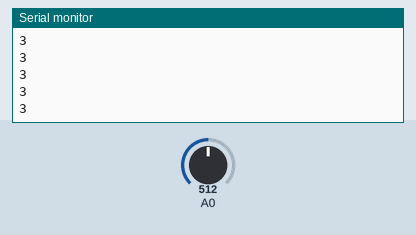
This sketch was run on a simulated Arduino Uno, built with avr-gcc and run on an emulated ATmega328P. Parts: the last lines printed to the serial monitor. The inputs (shaded band) are chosen by the test bench; at power-on: A0 = 512. Random numbers use the default seed unless the sketch sets one.

Above: at 1.2 s.
1.3 s: A0 set to 306
At 2.6 s:
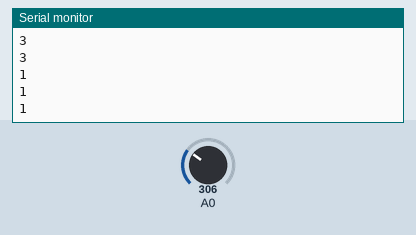
2.8 s: A0 set to 511
At 3.8 s:
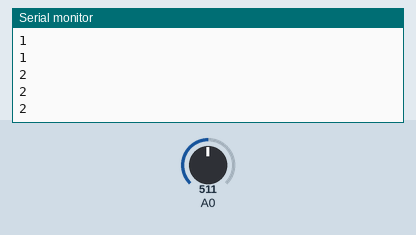
Timing chart, 0 to 5.8 s (numbered marks = the images above; inputs shaded):
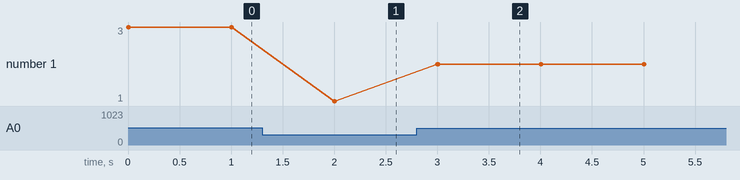

The sketch:

16.ino
```cpp
void setup() {
  Serial.begin(9600);
}

void loop() {
  randomSeed(analogRead(A0));
  unsigned long contador = millis();
  byte numero;

  if (contador % 1000 == 0) {
    numero = (byte) random(1,7);
    Serial.println(numero);

    switch(numero) {
     case 1:
       digitalWrite(2, LOW);
       digitalWrite(3, LOW);
       digitalWrite(4, HIGH);
       digitalWrite(5, LOW);
       digitalWrite(6, HIGH);
       digitalWrite(7, LOW);
       digitalWrite(8, LOW);
       digitalWrite(9, LOW);
     break;
     case 2:
       digitalWrite(2, HIGH);
       digitalWrite(3, HIGH);
       digitalWrite(4, LOW);
       digitalWrite(5, LOW);
       digitalWrite(6, HIGH);
       digitalWrite(7, HIGH);
       digitalWrite(8, LOW);
       digitalWrite(9, HIGH);
    break;
    case 3:
       digitalWrite(2, LOW);
       digitalWrite(3, HIGH);
       digitalWrite(4, HIGH);
       digitalWrite(5, LOW);
       digitalWrite(6, HIGH);
       digitalWrite(7, HIGH);
       digitalWrite(8, LOW);
       digitalWrite(9, HIGH);
     break;
     case 4:
       digitalWrite(2, LOW);
       digitalWrite(3, LOW);
       digitalWrite(4, HIGH);
       digitalWrite(5, LOW);
       digitalWrite(6, HIGH);
       digitalWrite(7, LOW);
       digitalWrite(8, HIGH);
       digitalWrite(9, HIGH);
     break;
     case 5:
       digitalWrite(2, LOW);
       digitalWrite(3, HIGH);
       digitalWrite(4, HIGH);
       digitalWrite(5, LOW);
       digitalWrite(6, LOW);
       digitalWrite(7, HIGH);
        digitalWrite(8, HIGH);
       digitalWrite(9, HIGH);
      break;
      case 6:
        digitalWrite(2, HIGH);
        digitalWrite(3, HIGH);
        digitalWrite(4, HIGH);
        digitalWrite(5, LOW);
        digitalWrite(6, LOW);
        digitalWrite(7, HIGH);
       digitalWrite(8, HIGH);
       digitalWrite(9, HIGH);
    }
  }
}
```

Measured:
- after the input at 1.3 s, the serial monitor: prints a new line after 0.70 s (image 1)
- after the input at 2.8 s, the serial monitor: prints a new line after 0.20 s (image 2)
- plotted number 1: 3 → 1 after the input at 1.3 s, 1 → 2 after the input at 2.8 s
